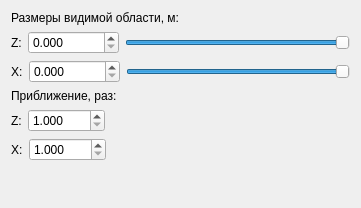
<?xml version="1.0" encoding="UTF-8"?>
<ui version="4.0">
 <class>AxisMenuForm</class>
 <widget class="QWidget" name="AxisMenuForm">
  <property name="geometry">
   <rect>
    <x>0</x>
    <y>0</y>
    <width>361</width>
    <height>208</height>
   </rect>
  </property>
  <property name="windowTitle">
   <string>Настройка приближения</string>
  </property>
  <layout class="QVBoxLayout" name="verticalLayout">
   <item>
    <widget class="QLabel" name="sizeLabel">
     <property name="text">
      <string>Размеры видимой области, м:</string>
     </property>
    </widget>
   </item>
   <item>
    <layout class="QHBoxLayout" name="zsLayout">
     <item>
      <widget class="QLabel" name="zsLabel">
       <property name="text">
        <string>Z:</string>
       </property>
      </widget>
     </item>
     <item>
      <widget class="QDoubleSpinBox" name="zsDBox">
       <property name="decimals">
        <number>3</number>
       </property>
       <property name="maximum">
        <double>100000000.000000000000000</double>
       </property>
       <property name="singleStep">
        <double>100.000000000000000</double>
       </property>
      </widget>
     </item>
     <item>
      <widget class="QSlider" name="zsSlider">
       <property name="maximum">
        <number>1000</number>
       </property>
       <property name="value">
        <number>1000</number>
       </property>
       <property name="orientation">
        <enum>Qt::Horizontal</enum>
       </property>
      </widget>
     </item>
    </layout>
   </item>
   <item>
    <layout class="QHBoxLayout" name="xsLayout">
     <item>
      <widget class="QLabel" name="xsLabel">
       <property name="text">
        <string>X:</string>
       </property>
      </widget>
     </item>
     <item>
      <widget class="QDoubleSpinBox" name="xsDBox">
       <property name="decimals">
        <number>3</number>
       </property>
       <property name="maximum">
        <double>100000000.000000000000000</double>
       </property>
       <property name="singleStep">
        <double>0.010000000000000</double>
       </property>
      </widget>
     </item>
     <item>
      <widget class="QSlider" name="xsSlider">
       <property name="maximum">
        <number>1000</number>
       </property>
       <property name="value">
        <number>1000</number>
       </property>
       <property name="orientation">
        <enum>Qt::Horizontal</enum>
       </property>
      </widget>
     </item>
    </layout>
   </item>
   <item>
    <widget class="QLabel" name="zoomLabel">
     <property name="text">
      <string>Приближение, раз:</string>
     </property>
    </widget>
   </item>
   <item>
    <layout class="QHBoxLayout" name="zzLayout">
     <item>
      <widget class="QLabel" name="zzLabel">
       <property name="text">
        <string>Z:</string>
       </property>
      </widget>
     </item>
     <item>
      <widget class="QDoubleSpinBox" name="zzDBox">
       <property name="decimals">
        <number>3</number>
       </property>
       <property name="minimum">
        <double>1.000000000000000</double>
       </property>
       <property name="maximum">
        <double>1000.000000000000000</double>
       </property>
       <property name="singleStep">
        <double>0.100000000000000</double>
       </property>
       <property name="value">
        <double>1.000000000000000</double>
       </property>
      </widget>
     </item>
     <item>
      <spacer name="horizontalSpacer">
       <property name="orientation">
        <enum>Qt::Horizontal</enum>
       </property>
       <property name="sizeHint" stdset="0">
        <size>
         <width>40</width>
         <height>20</height>
        </size>
       </property>
      </spacer>
     </item>
    </layout>
   </item>
   <item>
    <layout class="QHBoxLayout" name="xzLayout">
     <item>
      <widget class="QLabel" name="xzLabel">
       <property name="text">
        <string>X:</string>
       </property>
      </widget>
     </item>
     <item>
      <widget class="QDoubleSpinBox" name="xzDBox">
       <property name="decimals">
        <number>3</number>
       </property>
       <property name="minimum">
        <double>1.000000000000000</double>
       </property>
       <property name="maximum">
        <double>1000.000000000000000</double>
       </property>
       <property name="singleStep">
        <double>0.100000000000000</double>
       </property>
      </widget>
     </item>
     <item>
      <spacer name="horizontalSpacer_2">
       <property name="orientation">
        <enum>Qt::Horizontal</enum>
       </property>
       <property name="sizeHint" stdset="0">
        <size>
         <width>40</width>
         <height>20</height>
        </size>
       </property>
      </spacer>
     </item>
    </layout>
   </item>
   <item>
    <spacer name="verticalSpacer">
     <property name="orientation">
      <enum>Qt::Vertical</enum>
     </property>
     <property name="sizeHint" stdset="0">
      <size>
       <width>20</width>
       <height>40</height>
      </size>
     </property>
    </spacer>
   </item>
  </layout>
 </widget>
 <resources/>
 <connections/>
</ui>
